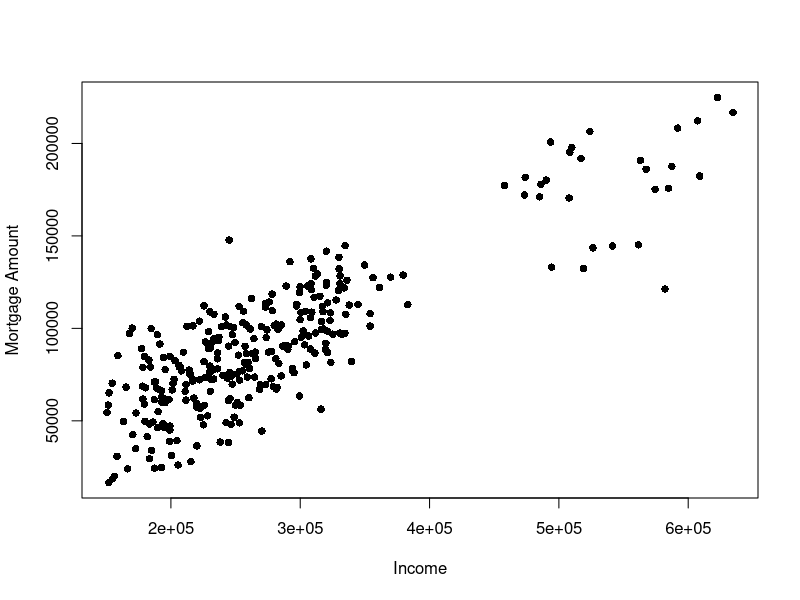
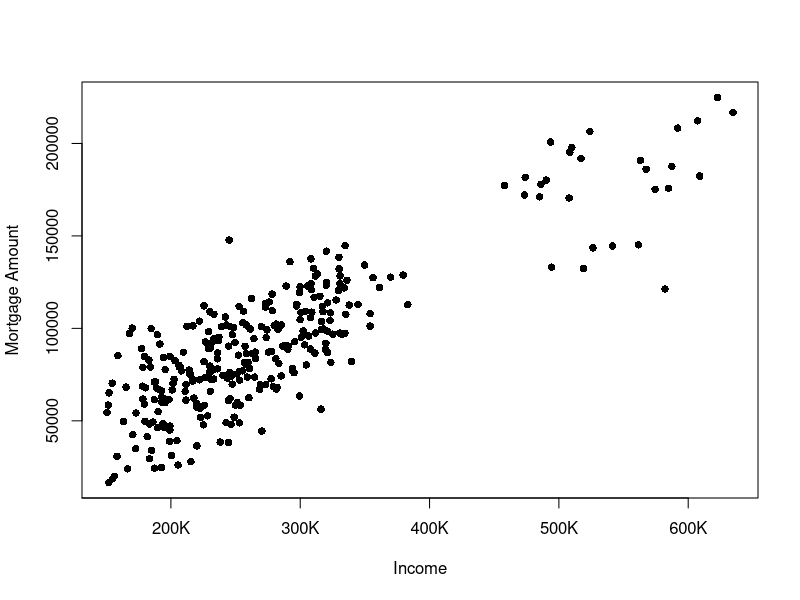
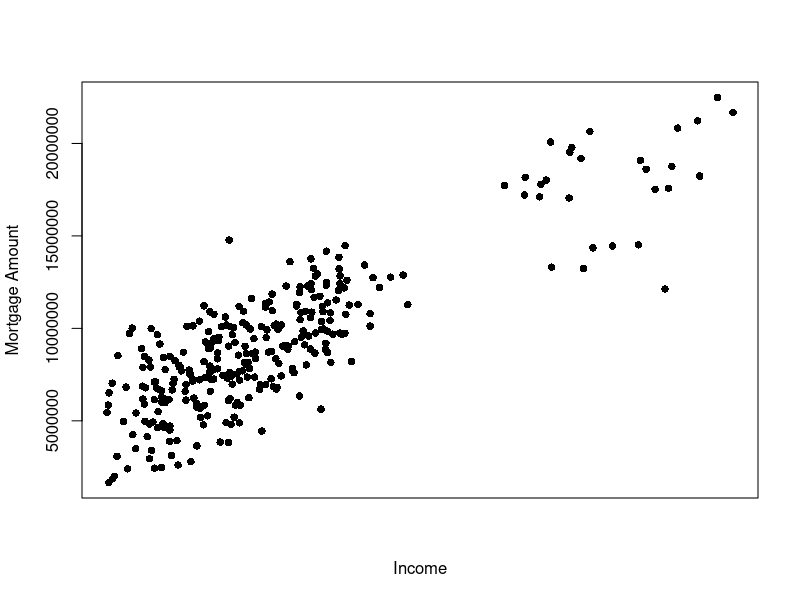

The R script that drew these images, in order:
## ---- chunk 1
# Load the CSV
mortgage <- read.csv("mortgagedefault.csv")
## ---- chunk 2
# View the first few rows
summary(mortgage)
head(mortgage)
## ---- chunk 3

## ---- chunk 4
income <- mortgage$annual_income
amount<- mortgage$mortgage_amount
cor(income, amount)

## ---- chunk 5
# Create scatterplot
plot(amount,                    # variable on x-axis
     income,                        # variable on y-axis
     pch = 16,                    # filled-in circles
     cex = 1,                     # larger circle size
    # las = 3,                     # rotate numbers on y-axis
     xlab = "Income",           # x-axis label
     ylab = "Mortgage Amount") # y-axis label
## ---- chunk 6
# Avoid scientific notation for numbers
options(scipen = 999)  

# Plot without the x-axis drawn
plot(amount, 
     income, 
     pch = 16, 
     cex = 1, 
     xaxt = "n",                  # suppress default x-axis
     xlab = "Income", 
     ylab = "Mortgage Amount")

# Add a custom x-axis
axis(1, 
     at = seq(100000, 600000, by = 100000), 
     labels = c("100K", "200K", "300K", "400K", "500K", "600K"))

## ---- chunk 7
#df$price_pennies <- df$price_dollars * 100
penn_income <- income * 100
plot(amount, 
     penn_income, 
     pch = 16, 
     cex = 1, 
     xaxt = "n",                  # suppress default x-axis
     xlab = "Income", 
     ylab = "Mortgage Amount")


## ---- chunk 8

## ---- chunk 9

## ---- chunk 10

## ---- chunk 11

## ---- chunk 12
X <- c(1, 2, 3, 4, NA, 6)
Y <- c(1, 4, 9, 16, NA, NA)


